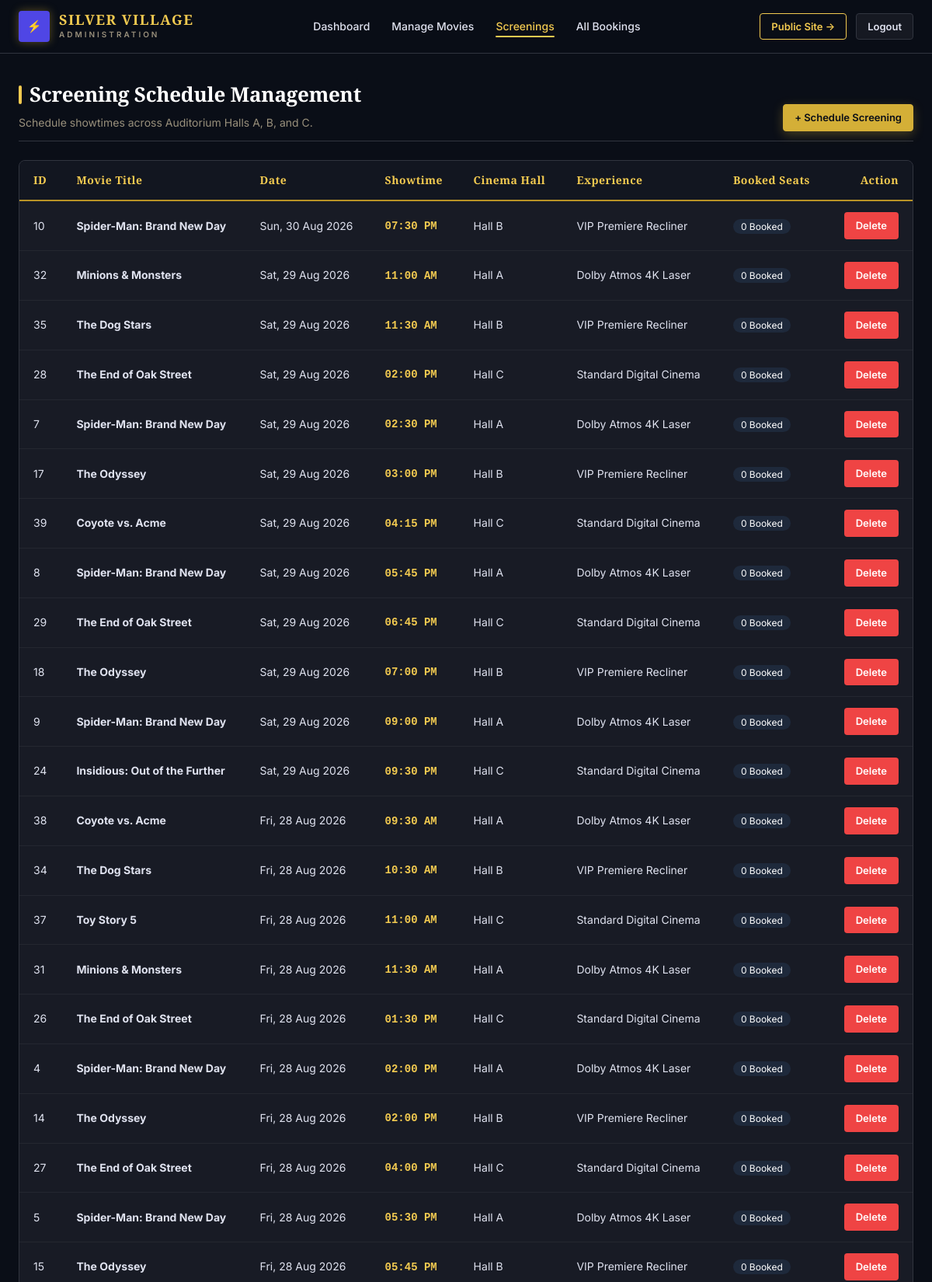
Page /admin/manage_screenings.php (signed in, upper part) on the committed database.
### tables this page shows
CREATE TABLE `screenings` (
  `screening_id` INT AUTO_INCREMENT PRIMARY KEY,
  `movie_id` INT NOT NULL,
  `hall_id` INT NOT NULL,
  `screening_date` DATE NOT NULL,
  `screening_time` TIME NOT NULL,
  CONSTRAINT `fk_screenings_movie` FOREIGN KEY (`movie_id`) REFERENCES `movies` (`movie_id`) ON DELETE CASCADE,
  CONSTRAINT `fk_screenings_hall` FOREIGN KEY (`hall_id`) REFERENCES `halls` (`hall_id`) ON DELETE CASCADE
);

CREATE TABLE `movies` (
  `movie_id` INT AUTO_INCREMENT PRIMARY KEY,
  `title` VARCHAR(150) NOT NULL,
  `synopsis` TEXT NOT NULL,
  `genre` VARCHAR(100) NOT NULL,
  `duration_minutes` INT NOT NULL,
  `rating` VARCHAR(10) NOT NULL,  
  `director` VARCHAR(100) NOT NULL,
  `cast` VARCHAR(255) NOT NULL,
  `poster_image` VARCHAR(255) NOT NULL,
  `backdrop_image` VARCHAR(255) DEFAULT '',
  `trailer_url` VARCHAR(255) DEFAULT '',
  `status` ENUM('now_showing', 'coming_soon') DEFAULT 'now_showing',
  `release_date` DATE NOT NULL,
  `created_at` DATETIME DEFAULT CURRENT_TIMESTAMP
);

CREATE TABLE `halls` (
  `hall_id` INT AUTO_INCREMENT PRIMARY KEY,
  `hall_name` VARCHAR(50) NOT NULL,
  `experience_type` VARCHAR(50) NOT NULL DEFAULT 'Dolby Atmos',
  `total_rows` INT NOT NULL,
  `seats_per_row` INT NOT NULL,
  `premium_row_start` INT NOT NULL,  
  `standard_price` DECIMAL(6,2) NOT NULL DEFAULT 10.50,
  `premium_price` DECIMAL(6,2) NOT NULL DEFAULT 14.50
);

### admin/manage_screenings.php (the view, shortened to what this page needs)
<?php
require_once __DIR__ . '/../includes/db_connect.php';
$action = $_GET['action'] ?? 'list';
$moviesList = $conn->query("SELECT movie_id, title FROM movies WHERE status = 'now_showing' ORDER BY title ASC");
$hallsList = $conn->query("SELECT hall_id, hall_name, experience_type FROM halls ORDER BY hall_name ASC");
$screeningsSql = "
    SELECT s.screening_id, s.screening_date, s.screening_time,
           m.title AS movie_title, h.hall_name, h.experience_type,
           (SELECT COUNT(*) FROM booked_seats bs JOIN bookings b ON bs.booking_id = b.booking_id WHERE b.screening_id = s.screening_id AND b.status = 'confirmed') AS booked_count
    FROM screenings s
    JOIN movies m ON s.movie_id = m.movie_id
    JOIN halls h ON s.hall_id = h.hall_id
    ORDER BY s.screening_date DESC, s.screening_time ASC
    LIMIT 40
";
$screeningsResult = $conn->query($screeningsSql);
?>
<!DOCTYPE html>
<html lang="en">
<head>
    <link rel="stylesheet" href="../css/styles.css">
</head>
<body>
    <header class="site-header">
        <div class="header-container">
            <a href="index.php" class="brand-logo">
                <div class="logo-icon" style="background:#4f46e5;">⚡</div>
                <div class="logo-text">
                    <span class="logo-title">SILVER VILLAGE</span>
                    <span class="logo-sub">ADMINISTRATION</span>
                </div>
            </a>
            <nav class="main-nav">
                <ul class="nav-list">
                    <li><a href="index.php" class="nav-link">Dashboard</a></li>
                    <li><a href="manage_movies.php" class="nav-link">Manage Movies</a></li>
                    <li><a href="manage_screenings.php" class="nav-link active">Screenings</a></li>
                    <li><a href="view_bookings.php" class="nav-link">All Bookings</a></li>
                </ul>
            </nav>
            <div class="user-actions">
                <a href="../index.php" class="btn btn--outline btn--sm">Public Site &rarr;</a>
                <a href="../logout.php" class="btn btn--ghost btn--sm">Logout</a>
            </div>
        </div>
    </header>
    <main class="main-content">
        <div class="section-header" style="margin-bottom: 24px;">
            <div>
                <h1 class="section-title">Screening Schedule Management</h1>
                <p style="color: var(--color-text-muted); font-size: 14px; margin-top: 4px;">
                    Schedule showtimes across Auditorium Halls A, B, and C.
                </p>
            </div>
            <?php if ($action === 'list'): ?>
                <a href="manage_screenings.php?action=add" class="btn btn--primary btn--sm">+ Schedule Screening</a>
            <?php else: ?>
                <a href="manage_screenings.php" class="btn btn--ghost btn--sm">&larr; Back to Screenings List</a>
            <?php endif; ?>
        </div>
        <?php if ($action === 'add'): ?>
            <div class="form-card" style="max-width: 600px; margin: 0 auto; padding: 32px;">
                <h2 style="font-size: 22px; color: var(--color-primary-light); margin-bottom: 20px;">
                    + Schedule New Movie Showtime
                </h2>
                <form method="POST" action="manage_screenings.php?action=add">
                    <div class="form-group">
                        <label class="form-label" for="s_movie">Select Movie *</label>
                        <select id="s_movie" name="movie_id" class="form-control" required>
                            <option value="">-- Choose Now Showing Title --</option>
                            <?php while ($m = $moviesList->fetch_assoc()): ?>
                                <option value="<?php echo (int)$m['movie_id']; ?>"><?php echo htmlspecialchars($m['title']); ?></option>
                            <?php endwhile; ?>
                        </select>
                    </div>
                    <div class="form-group">
                        <label class="form-label" for="s_hall">Auditorium Hall *</label>
                        <select id="s_hall" name="hall_id" class="form-control" required>
                            <option value="">-- Choose Hall --</option>
                            <?php while ($h = $hallsList->fetch_assoc()): ?>
                                <option value="<?php echo (int)$h['hall_id']; ?>">
                                    <?php echo htmlspecialchars($h['hall_name']); ?> (<?php echo htmlspecialchars($h['experience_type']); ?>)
                                </option>
                            <?php endwhile; ?>
                        </select>
                    </div>
                    <div style="display: grid; grid-template-columns: 1fr 1fr; gap: 20px;">
                        <div class="form-group">
                            <label class="form-label" for="s_date">Screening Date *</label>
                            <input type="date" id="s_date" name="screening_date" class="form-control" min="<?php echo date('Y-m-d'); ?>" value="<?php echo date('Y-m-d'); ?>" required>
                        </div>
                        <div class="form-group">
                            <label class="form-label" for="s_time">Showtime *</label>
                            <input type="time" id="s_time" name="screening_time" class="form-control" value="19:30" required>
                        </div>
                    </div>
                    <button type="submit" class="btn btn--primary btn--block btn--lg">
                        Add to Schedule &rarr;
                    </button>
                </form>
            </div>
        <?php else: ?>
            <div class="table-responsive">
                <table class="custom-table">
                    <thead>
                        <tr>
                            <th>ID</th>
                            <th>Movie Title</th>
                            <th>Date</th>
                            <th>Showtime</th>
                            <th>Cinema Hall</th>
                            <th>Experience</th>
                            <th>Booked Seats</th>
                            <th style="text-align: right;">Action</th>
                        </tr>
                    </thead>
                    <tbody>
                        <?php while ($s = $screeningsResult->fetch_assoc()): ?>
                            <tr>
                                <td><?php echo (int)$s['screening_id']; ?></td>
                                <td><strong><?php echo htmlspecialchars($s['movie_title']); ?></strong></td>
                                <td><?php echo date('D, d M Y', strtotime($s['screening_date'])); ?></td>
                                <td>
                                    <strong style="font-family:monospace; color:var(--color-primary-light);">
                                        <?php echo date('h:i A', strtotime($s['screening_time'])); ?>
                                    </strong>
                                </td>
                                <td><?php echo htmlspecialchars($s['hall_name']); ?></td>
                                <td><?php echo htmlspecialchars($s['experience_type']); ?></td>
                                <td>
                                    <span class="pill-tag" style="background:#1e293b; color:#ffffff;">
                                        <?php echo (int)$s['booked_count']; ?> Booked
                                    </span>
                                </td>
                                <td style="text-align: right;">
                                    <a href="manage_screenings.php?action=delete&id=<?php echo (int)$s['screening_id']; ?>"
                                       class="btn btn--danger btn--sm"
                                       onclick="return confirm('Delete this screening schedule?');">
                                        Delete
                                    </a>
                                </td>
                            </tr>
                        <?php endwhile; ?>
                    </tbody>
                </table>
            </div>
        <?php endif; ?>
    </main>
</body>
</html>

### rows in the picture
screenings: screening_id "10", movie.title "Spider-Man: Brand New Day", screening_date "Sun, 30 Aug 2026", screening_time "07:30 PM", hall.hall_name "Hall B", hall.experience_type "VIP Premiere Recliner", booked_count "0"
screenings: screening_id "32", movie.title "Minions & Monsters", screening_date "Sat, 29 Aug 2026", screening_time "11:00 AM", hall.hall_name "Hall A", hall.experience_type "Dolby Atmos 4K Laser", booked_count "0"
screenings: screening_id "35", movie.title "The Dog Stars", screening_date "Sat, 29 Aug 2026", screening_time "11:30 AM", hall.hall_name "Hall B", hall.experience_type "VIP Premiere Recliner", booked_count "0"
screenings: screening_id "28", movie.title "The End of Oak Street", screening_date "Sat, 29 Aug 2026", screening_time "02:00 PM", hall.hall_name "Hall C", hall.experience_type "Standard Digital Cinema", booked_count "0"
screenings: screening_id "7", movie.title "Spider-Man: Brand New Day", screening_date "Sat, 29 Aug 2026", screening_time "02:30 PM", hall.hall_name "Hall A", hall.experience_type "Dolby Atmos 4K Laser", booked_count "0"
screenings: screening_id "17", movie.title "The Odyssey", screening_date "Sat, 29 Aug 2026", screening_time "03:00 PM", hall.hall_name "Hall B", hall.experience_type "VIP Premiere Recliner", booked_count "0"
screenings: screening_id "39", movie.title "Coyote vs. Acme", screening_date "Sat, 29 Aug 2026", screening_time "04:15 PM", hall.hall_name "Hall C", hall.experience_type "Standard Digital Cinema", booked_count "0"
screenings: screening_id "8", movie.title "Spider-Man: Brand New Day", screening_date "Sat, 29 Aug 2026", screening_time "05:45 PM", hall.hall_name "Hall A", hall.experience_type "Dolby Atmos 4K Laser", booked_count "0"
screenings: screening_id "29", movie.title "The End of Oak Street", screening_date "Sat, 29 Aug 2026", screening_time "06:45 PM", hall.hall_name "Hall C", hall.experience_type "Standard Digital Cinema", booked_count "0"
screenings: screening_id "18", movie.title "The Odyssey", screening_date "Sat, 29 Aug 2026", screening_time "07:00 PM", hall.hall_name "Hall B", hall.experience_type "VIP Premiere Recliner", booked_count "0"
screenings: screening_id "9", movie.title "Spider-Man: Brand New Day", screening_date "Sat, 29 Aug 2026", screening_time "09:00 PM", hall.hall_name "Hall A", hall.experience_type "Dolby Atmos 4K Laser", booked_count "0"
screenings: screening_id "24", movie.title "Insidious: Out of the Further", screening_date "Sat, 29 Aug 2026", screening_time "09:30 PM", hall.hall_name "Hall C", hall.experience_type "Standard Digital Cinema", booked_count "0"
screenings: screening_id "38", movie.title "Coyote vs. Acme", screening_date "Fri, 28 Aug 2026", screening_time "09:30 AM", hall.hall_name "Hall A", hall.experience_type "Dolby Atmos 4K Laser", booked_count "0"
screenings: screening_id "34", movie.title "The Dog Stars", screening_date "Fri, 28 Aug 2026", screening_time "10:30 AM", hall.hall_name "Hall B", hall.experience_type "VIP Premiere Recliner", booked_count "0"
screenings: screening_id "37", movie.title "Toy Story 5", screening_date "Fri, 28 Aug 2026", screening_time "11:00 AM", hall.hall_name "Hall C", hall.experience_type "Standard Digital Cinema", booked_count "0"
screenings: screening_id "31", movie.title "Minions & Monsters", screening_date "Fri, 28 Aug 2026", screening_time "11:30 AM", hall.hall_name "Hall A", hall.experience_type "Dolby Atmos 4K Laser", booked_count "0"
screenings: screening_id "26", movie.title "The End of Oak Street", screening_date "Fri, 28 Aug 2026", screening_time "01:30 PM", hall.hall_name "Hall C", hall.experience_type "Standard Digital Cinema", booked_count "0"
screenings: screening_id "4", movie.title "Spider-Man: Brand New Day", screening_date "Fri, 28 Aug 2026", screening_time "02:00 PM", hall.hall_name "Hall A", hall.experience_type "Dolby Atmos 4K Laser", booked_count "0"
screenings: screening_id "14", movie.title "The Odyssey", screening_date "Fri, 28 Aug 2026", screening_time "02:00 PM", hall.hall_name "Hall B", hall.experience_type "VIP Premiere Recliner", booked_count "0"
screenings: screening_id "27", movie.title "The End of Oak Street", screening_date "Fri, 28 Aug 2026", screening_time "04:00 PM", hall.hall_name "Hall C", hall.experience_type "Standard Digital Cinema", booked_count "0"
screenings: screening_id "5", movie.title "Spider-Man: Brand New Day", screening_date "Fri, 28 Aug 2026", screening_time "05:30 PM", hall.hall_name "Hall A", hall.experience_type "Dolby Atmos 4K Laser", booked_count "0"
screenings: screening_id "15", movie.title "The Odyssey", screening_date "Fri, 28 Aug 2026", screening_time "05:45 PM", hall.hall_name "Hall B", hall.experience_type "VIP Premiere Recliner", booked_count "0"
